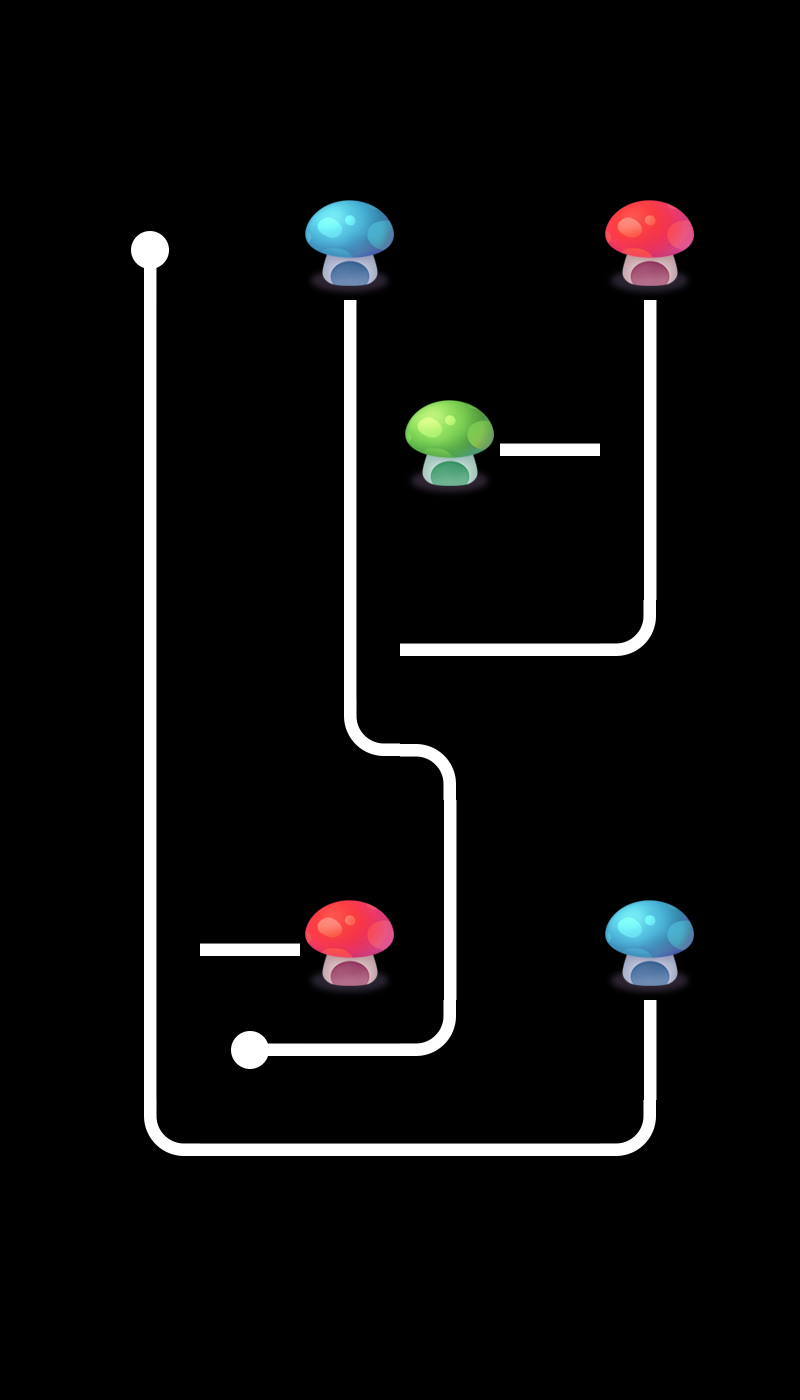

This is a level from a 2D game, rendered from its Tiled map with the project's own tilesets. A one-line summary and the map file follow, with tile-layer data summarised:
An orthogonal 8x14 tile map with 100x100 px tiles, 2 tile layers (layer0, layer1), 2 tilesets and 3 objects.

<map version="1.0" orientation="orthogonal" renderorder="right-down" width="8" height="14" tilewidth="100" tileheight="100" nextobjectid="4">
 <tileset firstgid="1" name="tiled" tilewidth="100" tileheight="100">
  <image source="tiled.png" width="500" height="400" />
 </tileset>
 <tileset firstgid="21" name="tiled" tilewidth="100" tileheight="100">
  <image source="tiled.png" width="500" height="400" />
 </tileset>
 <layer name="layer0" width="8" height="14">
  <data>[112 cells, 21 non-empty, 9 distinct tile ids]</data>
 </layer>
 <layer name="layer1" width="8" height="14">
  <data>[112 cells, 19 non-empty, 7 distinct tile ids]</data>
 </layer>
 <objectgroup name="object1">
  <object id="1" x="118.182" y="921.212" width="51.5152" height="51.5152">
   <properties>
    <property name="id" value="0" />
   </properties>
  </object>
  <object id="2" x="321.212" y="618.182" width="54.5455" height="54.5455">
   <properties>
    <property name="id" value="1" />
   </properties>
  </object>
  <object id="3" x="621.212" y="421.212" width="60.6061" height="57.5758">
   <properties>
    <property name="id" value="2" />
   </properties>
  </object>
 </objectgroup>
</map>
